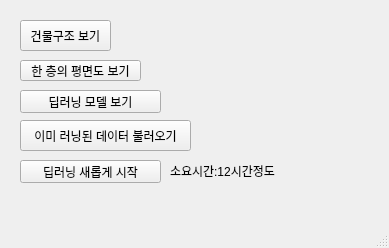
<?xml version="1.0" encoding="UTF-8"?>
<ui version="4.0">
 <class>MainWindow</class>
 <widget class="QMainWindow" name="MainWindow">
  <property name="geometry">
   <rect>
    <x>0</x>
    <y>0</y>
    <width>389</width>
    <height>248</height>
   </rect>
  </property>
  <property name="windowTitle">
   <string>MainWindow</string>
  </property>
  <widget class="QWidget" name="centralwidget">
   <widget class="QLabel" name="label_4">
    <property name="geometry">
     <rect>
      <x>170</x>
      <y>160</y>
      <width>121</width>
      <height>21</height>
     </rect>
    </property>
    <property name="text">
     <string>소요시간:12시간정도</string>
    </property>
   </widget>
   <widget class="QPushButton" name="btn1">
    <property name="geometry">
     <rect>
      <x>20</x>
      <y>20</y>
      <width>91</width>
      <height>31</height>
     </rect>
    </property>
    <property name="text">
     <string>건물구조 보기</string>
    </property>
   </widget>
   <widget class="QPushButton" name="btn2">
    <property name="geometry">
     <rect>
      <x>20</x>
      <y>60</y>
      <width>121</width>
      <height>21</height>
     </rect>
    </property>
    <property name="text">
     <string>한 층의 평면도 보기</string>
    </property>
   </widget>
   <widget class="QPushButton" name="btn3">
    <property name="geometry">
     <rect>
      <x>20</x>
      <y>120</y>
      <width>171</width>
      <height>31</height>
     </rect>
    </property>
    <property name="text">
     <string>이미 러닝된 데이터 불러오기</string>
    </property>
   </widget>
   <widget class="QPushButton" name="btn4">
    <property name="geometry">
     <rect>
      <x>20</x>
      <y>160</y>
      <width>141</width>
      <height>23</height>
     </rect>
    </property>
    <property name="text">
     <string>딥러닝 새롭게 시작</string>
    </property>
   </widget>
   <widget class="QPushButton" name="btn9">
    <property name="geometry">
     <rect>
      <x>20</x>
      <y>90</y>
      <width>141</width>
      <height>23</height>
     </rect>
    </property>
    <property name="text">
     <string>딥러닝 모델 보기</string>
    </property>
   </widget>
  </widget>
  <widget class="QMenuBar" name="menubar">
   <property name="geometry">
    <rect>
     <x>0</x>
     <y>0</y>
     <width>389</width>
     <height>21</height>
    </rect>
   </property>
  </widget>
  <widget class="QStatusBar" name="statusbar"/>
 </widget>
 <resources/>
 <connections/>
</ui>
